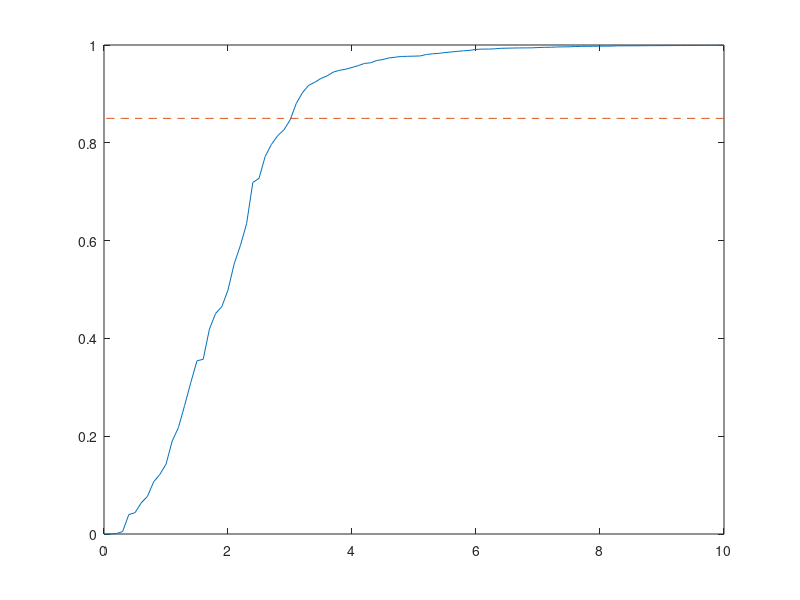

Here is the MATLAB script that generated this plot:
A=[0.999217800095574	10;
0.999210905155623	9.9;
0.999164014152020	9.8;
0.999087200152753	9.7;
0.999075150384848	9.6;
0.999020235427260	9.5;
0.999010722069063	9.4;
0.998932640550481	9.3;
0.998922375245331	9.2;
0.998783851382283	9.10;
0.998733776236639	9;
0.998698191049333	8.9;
0.998648987133863	8.8;
0.998554041049888	8.7;
0.998403568052370	8.6;
0.998381747275232	8.5;
0.998347089704171	8.4;
0.998326643034721	8.3;
0.997850684978782	8.2;
0.997686392213687	8.1;
0.997631858448225	8;
0.997474176738888	7.9;
0.997265650215998	7.8;
0.997224285876936	7.7;
0.996919751320457	7.6;
0.996270591328999	7.5;
0.996208152625730	7.4;
0.995930321848892	7.3;
0.995368916967525	7.2;
0.995284364920659	7.1;
0.994798432886211	7;
0.994188949087719	6.9;
0.994106988111506	6.8;
0.994025917094545	6.7;
0.993810638646059	6.6;
0.993515864127997	6.5;
0.993249223864838	6.4;
0.992189969251595	6.3;
0.991700511131891	6.2;
0.991669894122655	6.1;
0.991007124398227	6;
0.989188307042434	5.9;
0.988142526752631	5.8;
0.987095724321394	5.7;
0.985716045919878	5.6;
0.984599991235719	5.5;
0.982982172799003	5.4;
0.981994592112004	5.3;
0.980617314823375	5.2;
0.977627031886066	5.1;
0.977225512225691	5;
0.976905017433610	4.9;
0.976608285444422	4.8;
0.975124815821204	4.7;
0.973673838652358	4.6;
0.970461294185442	4.5;
0.968279312008111	4.4;
0.963602440178106	4.3;
0.962323544115478	4.2;
0.957755387756125	4.1;
0.954136981017978	4;
0.950548380812912	3.9;
0.948285500601271	3.8;
0.944720335092013	3.7;
0.937009056342495	3.6;
0.931670868924459	3.5;
0.923833385458146	3.4;
0.917424147339815	3.3;
0.902250328678321	3.2;
0.880171421268285	3.1;
0.846164380126334	3;
0.826252558820489	2.9;
0.814438742785445	2.8;
0.796593617968324	2.7;
0.772201055903907	2.6;
0.727231444775291	2.5;
0.718830926920608	2.4;
0.634620290193716	2.3;
0.590139305723923	2.2;
0.552552561503940	2.1;
0.499086171087866	2
0.464837853079059	1.9;
0.451044247899113	1.8;
0.418906673605340	1.7;
0.357286020301886	1.6;
0.354170462438634	1.5;
0.309797770406246	1.4;
0.262744134700010	1.3;
0.217564151565609	1.2;
0.190127900805867	1.1;
0.142597090007749	1;
0.121798544751734	0.9;
0.106370890033277	0.8;
0.0768059980549910	0.7;
0.0636904236534617	0.6;
0.0435965299590027	0.5;
0.0396321725621817	0.4;
0.00492909282324094	0.3;
0.000817582731336653	0.2;
0	0.1;
0	0];
plot(A(:,2),A(:,1));
hold on;
plot(A(:,2),zeros(101,1)+0.85,'--')